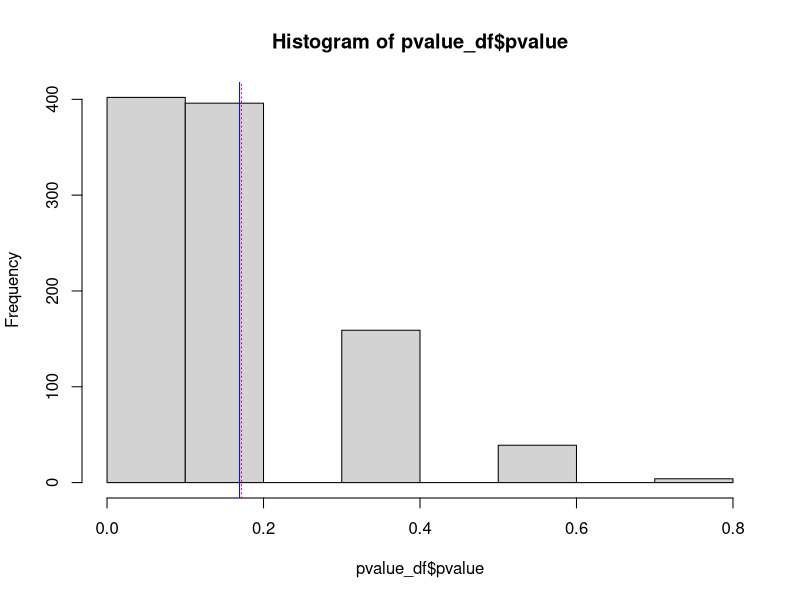

Write the R code that produced this figure.
#the following function creates a df of coin tosses of various trials
coin_toss<-function(sample_size=3,trial_length=10){
  
  tally_df<-matrix(ncol=3,nrow=sample_size)
  tally_df<-as.data.frame(tally_df)
  names(tally_df)<-c('heads','tails','average')
  
    for(i in 1:sample_size){
      trial<-rbinom(trial_length,1,.5)
      #print(trial)
      average<-mean(trial)
      h<-sum(trial)
      t<-trial_length-h
      #print(i)
      #print(h)
      #print(t)
      tally_df[i,]<-(cbind(h,t,average))
    }
  return(tally_df)  
}

tally_df<-coin_toss(100,10)

#using coin_toss(), simulate many samples and create a vector of probabilities of 'heads'=3
simulate_coin_toss<-function(sims=5,sample_size=3,trial_length=10,heads=3){
  
  #pvalue_df<-vector(length=sims)
  pvalue_df<-as.data.frame(matrix(nrow=sims,ncol=2))
  names(pvalue_df)<-c('pvalue','success_count')
  for (j in 1:sims){ 
    tally_df<-coin_toss(sample_size = sample_size,trial_length = trial_length)
    pvalue_df[j,1]<-length(tally_df$heads[tally_df$heads<=heads])/nrow(tally_df)
    pvalue_df[j,2]<-length(tally_df$heads[tally_df$heads<=heads])

  }
  return(pvalue_df)
}
heads=3
pvalue_df<-simulate_coin_toss(sims=1000,sample_size=5,trial_length=10,heads=heads)
mean(pvalue_df$pvalue) #calculates average cumulative probablity of a given number of heads/trials
hist(pvalue_df$pvalue)
abline(v=mean(pvalue_df$pvalue),col='blue')
abline(v=pbinom(heads,10,.5),col='red',lty=3) #plots verticle line of exact cumulative  prob of heads/trials

1*(1-pbinom(17,25,.5)) #this computes one tailed test
binom.test(x=c(18,7),p=.5,alternative = ("l")) #here c(18,7) refelct success and failures, 'l' is less for one tailed
binom.test(x=3,n=10,p=.5,alternative = c("l")) #here x=3,n=10 reflect success and trials, 'l' is less for one tailed


# You can run coin_toss with 1000 sim to get a normal distribution of flips.  Plot abline with .05 or .025 for two tailed to see where 
#1-pbinom(heads-1,10,.5) falls in terms of significance.

#so, my simulation of simulate_coint_toss will estimate how often 3/10 heads shows up
# and then you count the ways heads was 3 or less divide by total number of coin tosses.
#that is the p-value for a one tailed test. 

library(dplyr)
exp<-list(5,5)
obs<-list(2,8)
dbinom(2,10,.5)  #this analytically calculates the probability
mean(rbinom(1000,10,.3)==2)
out<-as.integer()
for (i in 1:length(obs)){
  
  out[i]<-(as.numeric(obs[i])-as.numeric(exp[i]))^2  #squaring the differences
  #print(out[i])
}
thresh<-sum(out)  #sum of squares
